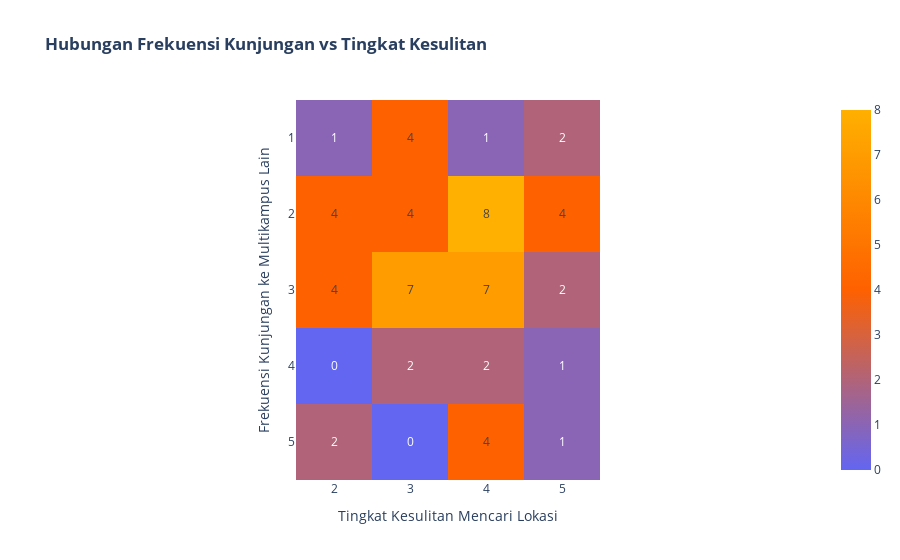

Here is the notebook cell this chart was saved with:
### Markdown cell above
**Insights**

Mayoritas responden masih kesulitan mencari lokasi di dalam kampus. Ini mencakup mahasiswa tingkat 2, 3, dan 4 dalam persentase yang cukup signifikan (47.2%, 50%, dan 66% secara berturut-turut).

### Code cell
cross_tab = pd.crosstab(masalah['antarmulkam'], masalah['kesulitan_lokasi'])

fig = px.imshow(cross_tab,
                text_auto=True,
                title='<b>Hubungan Frekuensi Kunjungan vs Tingkat Kesulitan</b>',
                color_continuous_scale=[
                    '#6366f1',
                    '#FE6100',
                    '#FFB000',
                    ])
fig.update_layout(xaxis_title="Tingkat Kesulitan Mencari Lokasi", yaxis_title="Frekuensi Kunjungan ke Multikampus Lain")
pio.write_image(fig, "svg/akses-3.svg", format="svg")
fig.show()

### Figure 1 — Plotly figure (JSON) as saved in the notebook; plotly's stock layout.template omitted (floating-point values rounded to 4 significant figures)
{"data": [{"coloraxis": "coloraxis", "hovertemplate": "kesulitan_lokasi: %{x}<br>antarmulkam: %{y}<br>color: %{z}<extra></extra>", "name": "0", "texttemplate": "%{z}", "type": "heatmap", "x": [2, 3, 4, 5], "xaxis": "x", "y": [1, 2, 3, 4, 5], "yaxis": "y", "z": [[1, 4, 1, 2], [4, 4, 8, 4], [4, 7, 7, 2], [0, 2, 2, 1], [2, 0, 4, 1]]}], "layout": {"coloraxis": {"colorscale": [[0, "#6366f1"], [0.5, "#FE6100"], [1, "#FFB000"]]}, "title": {"text": "<b>Hubungan Frekuensi Kunjungan vs Tingkat Kesulitan</b>"}, "xaxis": {"anchor": "y", "constrain": "domain", "domain": [0, 1], "scaleanchor": "y", "title": {"text": "Tingkat Kesulitan Mencari Lokasi"}}, "yaxis": {"anchor": "x", "autorange": "reversed", "constrain": "domain", "domain": [0, 1], "title": {"text": "Frekuensi Kunjungan ke Multikampus Lain"}}}}
